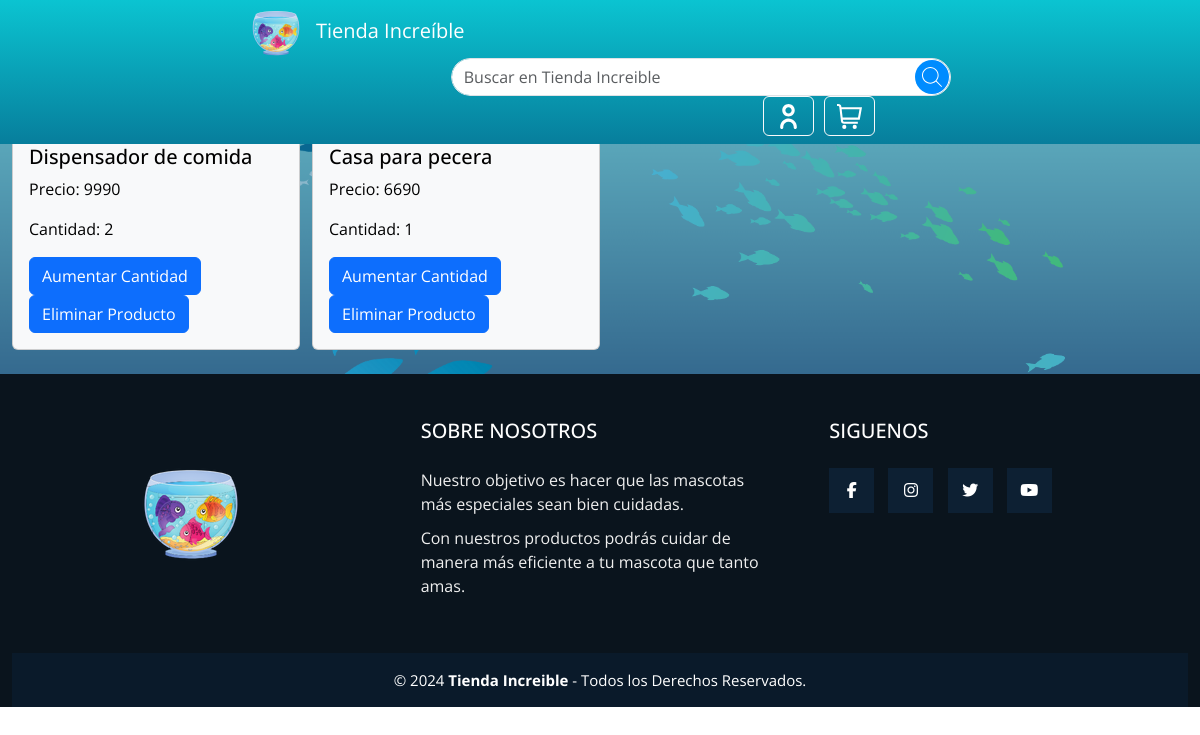
Page /tienda/compra on the earlier database version.
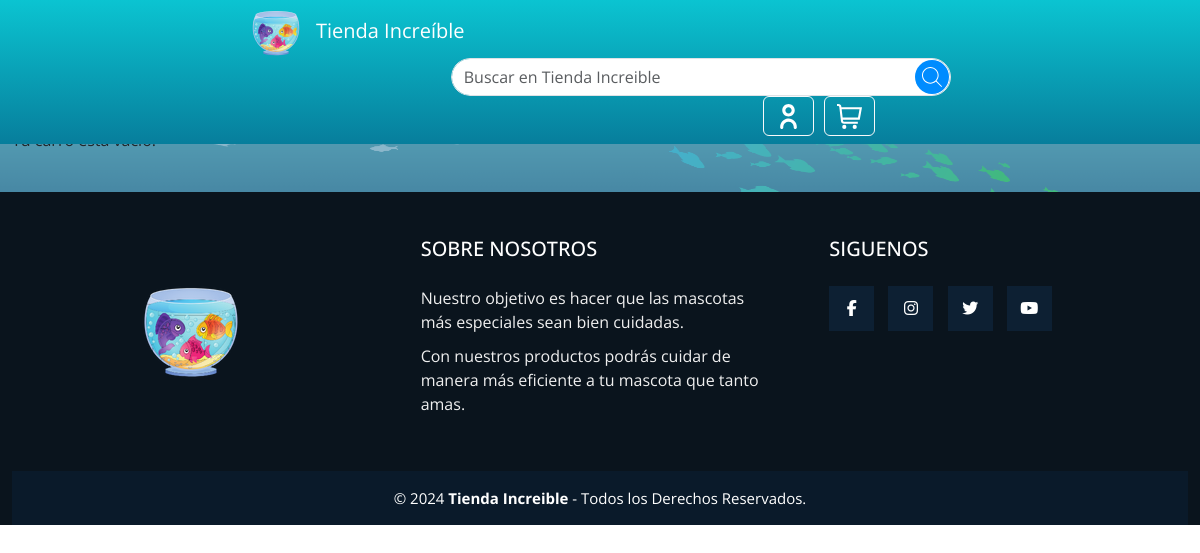
Same page on the later database version.
### tienda/models.py (models this page shows)
class Carro(models.Model):
    nombre = models.CharField(max_length=100)
    precio = models.IntegerField()
    cantidad = models.IntegerField()

### tienda/views.py (the view)
# urls.py: path('compra', views.compra,name='compra'),
def compra(request):
    carro = Carro.objects.all()
    productos = Producto.objects.all()
    context={"productos": productos,
             "carro" : carro}
    return render(request,'tienda/compra.html',context)

### tienda/templates/tienda/compra.html (shortened to what the changed rows need)
{% load static %}
<!doctype html>
<html lang="en">
  <head>
    <link rel="stylesheet" href="{% static 'css/style.css' %}">
    <link href="https://cdn.jsdelivr.net/npm/bootstrap@5.3.3/dist/css/bootstrap.min.css" rel="stylesheet">
  </head>
  <body style="background-image: url('/static/img/bg.png'); background-repeat: no-repeat; background-size: 100% 100%; font-family: 'Trebuchet MS', 'Lucida Sans Unicode', 'Lucida Grande', 'Lucida Sans', Arial, sans-serif;">
  <div class="container-fluid mt-5 d-flex justify-content-center">
    <div class="row g-4">
      <h1>Tu carrito</h1>
      {% if carro %}
        {% for x in carro%}
        <div class="col-3">
          <div class="card text-bg-light" style="width: 18rem;">
            <div class="card-body">
                <h5 class="card-title">{{ x.nombre }}</h5>
                <p class="card-text">Precio: {{ x.precio }}</p>
                <p class="card-text">Cantidad: {{ x.cantidad }}</p>
                <form method="post" action="{% url 'agregar_al_carro'%}">
                  <button type="submit" class="btn btn-primary">Aumentar Cantidad</button>
              </form>
              <form action="{% url 'eliminar_del_carro' x.nombre %}">
                <button type="submit" class="btn btn-primary">Eliminar Producto</button>
              </form>
            </div>
          </div>
        </div>
        {% endfor %}
      {% else %}
        <p>Tu carro está vacío.</p>
      {% endif %}
  <footer class="pie-pagina">
    <div class="grupo-1">
        <div class="box">
            <h2>SOBRE NOSOTROS</h2>
        </div>
        <div class="box">
            <h2>SIGUENOS</h2>
        </div>
    </div>
    <div class="grupo-2">
    </div>
</footer>
  </body>
</html>

Differences in the rows shown:
removed Carro: nombre "Dispensador de comida", precio "9990", cantidad "2"
removed Carro: nombre "Casa para pecera", precio "6690", cantidad "1"
Other differences:
text now shown: "Tu carro está vacío."
